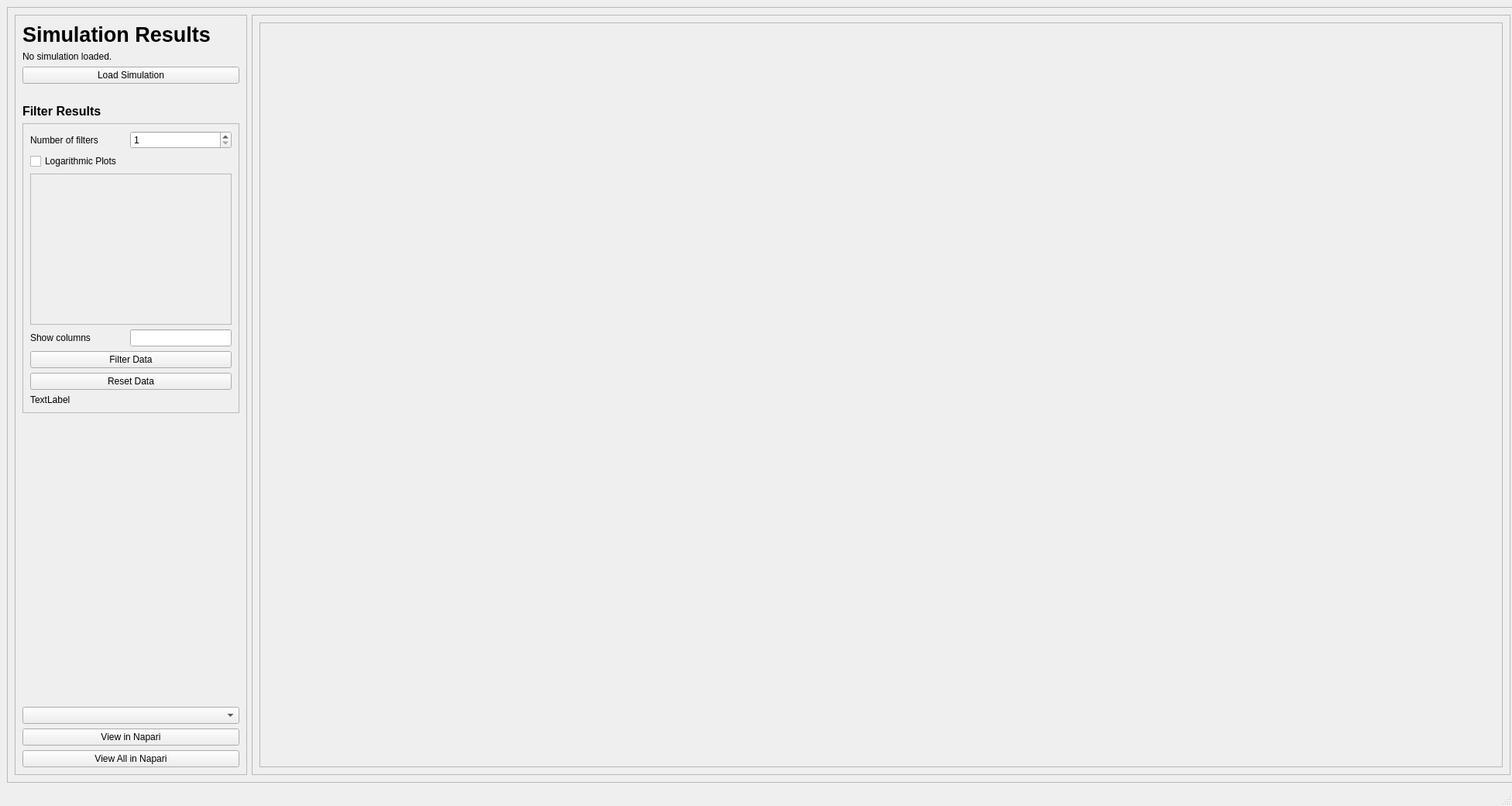
<?xml version="1.0" encoding="UTF-8"?>
<ui version="4.0">
 <class>MainWindow</class>
 <widget class="QMainWindow" name="MainWindow">
  <property name="geometry">
   <rect>
    <x>0</x>
    <y>0</y>
    <width>1952</width>
    <height>1040</height>
   </rect>
  </property>
  <property name="windowTitle">
   <string>MainWindow</string>
  </property>
  <widget class="QWidget" name="centralwidget">
   <widget class="QFrame" name="frame_main">
    <property name="geometry">
     <rect>
      <x>9</x>
      <y>9</y>
      <width>1951</width>
      <height>1001</height>
     </rect>
    </property>
    <property name="frameShape">
     <enum>QFrame::StyledPanel</enum>
    </property>
    <property name="frameShadow">
     <enum>QFrame::Raised</enum>
    </property>
    <layout class="QGridLayout" name="gridLayout">
     <item row="0" column="1">
      <widget class="QFrame" name="frame_display">
       <property name="frameShape">
        <enum>QFrame::StyledPanel</enum>
       </property>
       <property name="frameShadow">
        <enum>QFrame::Raised</enum>
       </property>
       <layout class="QGridLayout" name="gridLayout_3">
        <item row="0" column="0">
         <widget class="QScrollArea" name="scroll_area">
          <property name="widgetResizable">
           <bool>true</bool>
          </property>
          <widget class="QWidget" name="scrollAreaWidgetContents">
           <property name="geometry">
            <rect>
             <x>0</x>
             <y>0</y>
             <width>1603</width>
             <height>959</height>
            </rect>
           </property>
          </widget>
         </widget>
        </item>
       </layout>
      </widget>
     </item>
     <item row="0" column="0">
      <widget class="QFrame" name="frame_selection">
       <property name="maximumSize">
        <size>
         <width>300</width>
         <height>16777215</height>
        </size>
       </property>
       <property name="frameShape">
        <enum>QFrame::StyledPanel</enum>
       </property>
       <property name="frameShadow">
        <enum>QFrame::Raised</enum>
       </property>
       <layout class="QGridLayout" name="gridLayout_2">
        <item row="4" column="0">
         <widget class="QLabel" name="label_filter_title">
          <property name="font">
           <font>
            <pointsize>12</pointsize>
            <weight>75</weight>
            <bold>true</bold>
           </font>
          </property>
          <property name="text">
           <string>Filter Results</string>
          </property>
         </widget>
        </item>
        <item row="2" column="0">
         <widget class="QPushButton" name="pushButton_load_simulation">
          <property name="text">
           <string>Load Simulation</string>
          </property>
         </widget>
        </item>
        <item row="1" column="0">
         <widget class="QLabel" name="label_sim_run_name">
          <property name="text">
           <string>No simulation loaded.</string>
          </property>
         </widget>
        </item>
        <item row="9" column="0">
         <widget class="QPushButton" name="pushButton_open_napari">
          <property name="text">
           <string>View in Napari</string>
          </property>
         </widget>
        </item>
        <item row="8" column="0">
         <widget class="QComboBox" name="comboBox_napari_sim"/>
        </item>
        <item row="7" column="0">
         <spacer name="verticalSpacer_2">
          <property name="orientation">
           <enum>Qt::Vertical</enum>
          </property>
          <property name="sizeHint" stdset="0">
           <size>
            <width>20</width>
            <height>30</height>
           </size>
          </property>
         </spacer>
        </item>
        <item row="5" column="0">
         <widget class="QFrame" name="frame_filter">
          <property name="frameShape">
           <enum>QFrame::StyledPanel</enum>
          </property>
          <property name="frameShadow">
           <enum>QFrame::Raised</enum>
          </property>
          <layout class="QGridLayout" name="gridLayout_4">
           <item row="6" column="0" colspan="3">
            <widget class="QPushButton" name="pushButton_reset_data">
             <property name="text">
              <string>Reset Data</string>
             </property>
            </widget>
           </item>
           <item row="7" column="0" colspan="3">
            <widget class="QLabel" name="label_num_filtered_simulations">
             <property name="text">
              <string>TextLabel</string>
             </property>
            </widget>
           </item>
           <item row="3" column="2">
            <widget class="QLineEdit" name="lineEdit_show_columns"/>
           </item>
           <item row="2" column="0" colspan="3">
            <widget class="QScrollArea" name="scroll_area_filter">
             <property name="maximumSize">
              <size>
               <width>400</width>
               <height>400</height>
              </size>
             </property>
             <property name="widgetResizable">
              <bool>true</bool>
             </property>
             <widget class="QWidget" name="scrollAreaWidgetContents_2">
              <property name="geometry">
               <rect>
                <x>0</x>
                <y>0</y>
                <width>258</width>
                <height>196</height>
               </rect>
              </property>
             </widget>
            </widget>
           </item>
           <item row="3" column="0">
            <widget class="QLabel" name="label_show_columns">
             <property name="text">
              <string>Show columns</string>
             </property>
            </widget>
           </item>
           <item row="0" column="2">
            <widget class="QSpinBox" name="spinBox_num_filters">
             <property name="minimum">
              <number>1</number>
             </property>
             <property name="maximum">
              <number>10</number>
             </property>
            </widget>
           </item>
           <item row="5" column="0" colspan="3">
            <widget class="QPushButton" name="pushButton_filter_data">
             <property name="text">
              <string>Filter Data</string>
             </property>
            </widget>
           </item>
           <item row="0" column="0">
            <widget class="QLabel" name="label">
             <property name="text">
              <string>Number of filters</string>
             </property>
            </widget>
           </item>
           <item row="1" column="0">
            <widget class="QCheckBox" name="checkBox_log_plots">
             <property name="text">
              <string>Logarithmic Plots</string>
             </property>
            </widget>
           </item>
          </layout>
         </widget>
        </item>
        <item row="3" column="0">
         <widget class="QLabel" name="label_sim_no_loaded">
          <property name="text">
           <string/>
          </property>
         </widget>
        </item>
        <item row="0" column="0">
         <widget class="QLabel" name="label_title">
          <property name="font">
           <font>
            <pointsize>20</pointsize>
            <weight>75</weight>
            <bold>true</bold>
           </font>
          </property>
          <property name="text">
           <string>Simulation Results</string>
          </property>
         </widget>
        </item>
        <item row="10" column="0">
         <widget class="QPushButton" name="pushButton_view_all_in_napari">
          <property name="text">
           <string>View All in Napari</string>
          </property>
         </widget>
        </item>
       </layout>
      </widget>
     </item>
    </layout>
   </widget>
  </widget>
  <widget class="QMenuBar" name="menubar">
   <property name="geometry">
    <rect>
     <x>0</x>
     <y>0</y>
     <width>1952</width>
     <height>21</height>
    </rect>
   </property>
  </widget>
  <widget class="QStatusBar" name="statusbar"/>
 </widget>
 <tabstops>
  <tabstop>pushButton_load_simulation</tabstop>
  <tabstop>scroll_area_filter</tabstop>
  <tabstop>pushButton_filter_data</tabstop>
  <tabstop>pushButton_reset_data</tabstop>
  <tabstop>scroll_area</tabstop>
 </tabstops>
 <resources/>
 <connections/>
</ui>
